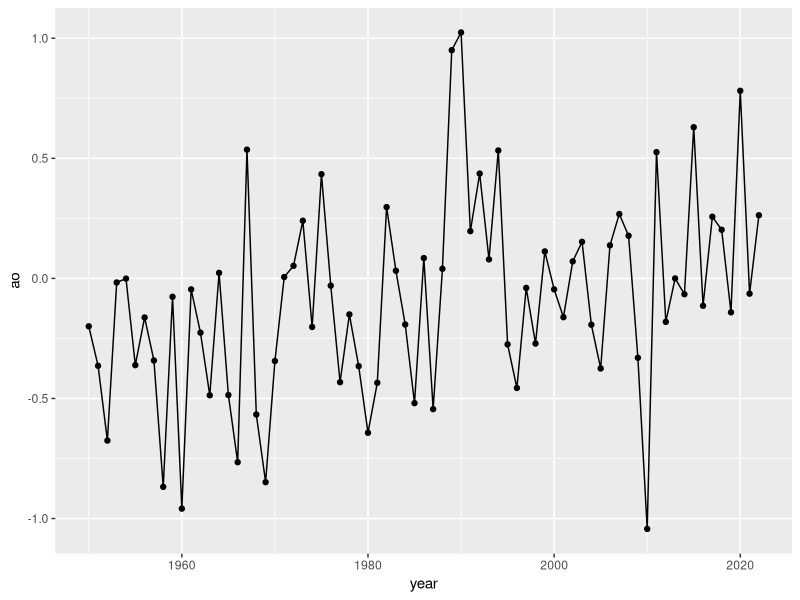
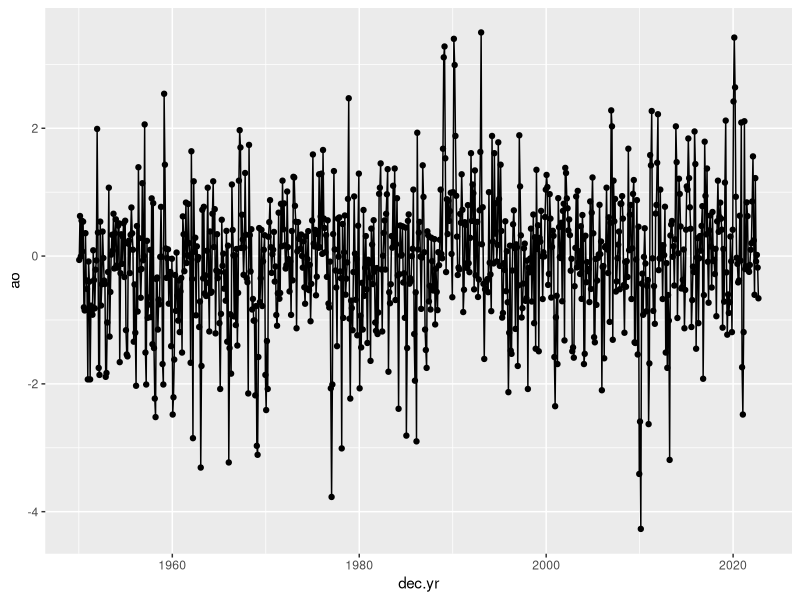

The R source for these figures, in order:
# plot AO time series

library(tidyverse)

dat <- read.csv("./downloads/AO.csv")

plot <- dat %>%
  group_by(year) %>%
  summarise(ao = mean(ao))

ggplot(plot, aes(year, ao)) +
  geom_line() +
  geom_point()

dat <- dat %>%
  mutate(dec.yr = year + (month - 0.5) / 12)

ggplot(dat, aes(dec.yr, ao)) +
  geom_line() +
  geom_point()

arrange(dat, desc(ao))
